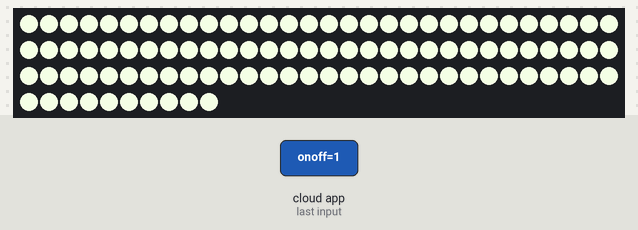
The sketch below on a simulated ESP8266 (NodeMCU). On the bench: 100 RGB LEDs in strip order, left to right, continuing on the next row. Inputs (shaded band) come from the test bench. WiFi joins after 1.5 s; servers stay silent unless stated; colours are those a GRB WS2812 strip shows for the declared byte order; no MQTT or app messages arrive unless stated; what the sketch prints to the serial monitor is not drawn.

2.8 s: the phone or cloud app sets onoff to 0
4.3 s: the phone or cloud app sets onoff to 1
Above: at 5.2 s.
Timing chart, 0 to 7.3 s (numbered marks = the images above; inputs shaded):
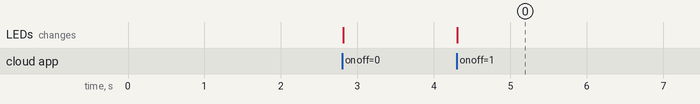

Measured:
- after the input at 4.3 s, the LEDs: change at once (image 0)

The sketch:

mqttGoogleLights.ino
```cpp
/**
 * This was put together using the example code
 * from Adafruit's mqtt library
 */

/*************************** The LED stuff ****************************/

#include "FastLED.h"

//The number of LED's in the strip
#define NUM_LEDS 100

//The data pin for the LED's
#define DATA_PIN 14

/**
 * The array of leds
 */
CRGB leds[NUM_LEDS];

/**
 * Used to tell which state the lights are in
 */
int current = 1;

/***************************************************
  This is for a thermostat using the ESP8266
  A special thanks to Adafruit for their
  tutorials, libraries and sample code
  This code only uploads data from the DHT22 sensor
  to Adafruits MQTT server
 ****************************************************/
#include <ESP8266WiFi.h>
#include "Adafruit_MQTT.h"
#include "Adafruit_MQTT_Client.h"

/************************* WiFi Access Point *********************************/

#define WLAN_SSID       "YOUR WIFI NAME"
#define WLAN_PASS       "YOUR WIFI PASSWORD"

/************************* Adafruit.io Setup *********************************/

#define AIO_SERVER      "io.adafruit.com"
#define AIO_SERVERPORT  1883                   // use 8883 for SSL
#define AIO_USERNAME    "YOUR ADAFUIT NAME"
#define AIO_KEY         "YOUR ADAFRUIT KEY, SHOULD BE ALFANUMERIC LIKE SO: 12ghf3hfk39f93nf93nf93jfn3"

/************ Global State (you don't need to change this!) ******************/

// Create an ESP8266 WiFiClient class to connect to the MQTT server.
WiFiClient client;
// or... use WiFiFlientSecure for SSL
//WiFiClientSecure client;

// Setup the MQTT client class by passing in the WiFi client and MQTT server and login details.
Adafruit_MQTT_Client mqtt(&client, AIO_SERVER, AIO_SERVERPORT, AIO_USERNAME, AIO_USERNAME, AIO_KEY);

/****************************** Feeds ***************************************/

// Notice MQTT paths for AIO follow the form: <username>/feeds/<feedname>
Adafruit_MQTT_Subscribe onoffbutton = Adafruit_MQTT_Subscribe(&mqtt, AIO_USERNAME "/feeds/onoff");

/*************************** Sketch Code ************************************/

// Bug workaround for Arduino 1.6.6, it seems to need a function declaration
// for some reason (only affects ESP8266, likely an arduino-builder bug).
void MQTT_connect();

void setup() {
  FastLED.addLeds<WS2812B, DATA_PIN, RGB>(leds, NUM_LEDS);
  Serial.begin(115200);
  delay(10);

  Serial.println(F("Adafruit MQTT demo"));

  // Connect to WiFi access point.
  Serial.println(); Serial.println();
  Serial.print("Connecting to ");
  Serial.println(WLAN_SSID);

  WiFi.begin(WLAN_SSID, WLAN_PASS);
  while (WiFi.status() != WL_CONNECTED) {
    delay(500);
    Serial.print(".");
  }
  Serial.println();

  Serial.println("WiFi connected");
  Serial.println("IP address: "); Serial.println(WiFi.localIP());

  // Setup MQTT subscription for onoff
  mqtt.subscribe(&onoffbutton);
}


void loop() {
  // Ensure the connection to the MQTT server is alive (this will make the first
  // connection and automatically reconnect when disconnected).  See the MQTT_connect
  // function definition further below.
  MQTT_connect();

  // this is our 'wait for incoming subscription packets' busy subloop
  // try to spend your time here

  Adafruit_MQTT_Subscribe *subscription;
  Serial.println("right above while loop");
  while ((subscription = mqtt.readSubscription(5000))) {
    // Check if its the onoff button feed
    Serial.println("right after while loop");
    if (subscription == &onoffbutton) {
      char *value = (char *)&onoffbutton.lastread;
      current = atoi(value);
      Serial.print(F("On-Off button: "));
      Serial.println(current);

      if (current == 0) {
        for(int i = 0; i < NUM_LEDS; i++){
          leds[i] = 0;
        }
        FastLED.show();
        Serial.println("I am turing off");
      }
      if (current == 1) {
        for(int i = 0; i < NUM_LEDS; i++){
          leds[i] = CRGB(255, 244, 229);
        }
        FastLED.show();
        Serial.println("I am turning on");
      }
      if (current == 3){
        for(int i = 0; i < NUM_LEDS; i++){
          leds[i] = CRGB(0, 140, 140);
        }
        FastLED.show();
      }
      if (current == 4){
        for(int i = 0; i < NUM_LEDS; i++){
          if(i%2 == 0){
            leds[i] = CRGB(160, 0, 0);
          }
          else
          {
            leds[i] = CRGB(0, 160, 0);
          }
        }
        FastLED.show();
      }
    }

  }

  // ping the server to keep the mqtt connection alive
  if(! mqtt.ping()) {
    mqtt.disconnect();
  }

}

// Function to connect and reconnect as necessary to the MQTT server.
// Should be called in the loop function and it will take care if connecting.
void MQTT_connect() {
  int8_t ret;

  // Stop if already connected.
  if (mqtt.connected()) {
    return;
  }

  Serial.print("Connecting to MQTT... ");

  uint8_t retries = 3;
  while ((ret = mqtt.connect()) != 0) { // connect will return 0 for connected
       Serial.println(mqtt.connectErrorString(ret));
       Serial.println("Retrying MQTT connection in 5 seconds...");
       mqtt.disconnect();
       delay(5000);  // wait 5 seconds
       retries--;
       if (retries == 0) {
         // basically die and wait for WDT to reset me
         while (1);
       }
  }
  Serial.println("MQTT Connected!");
}
```
